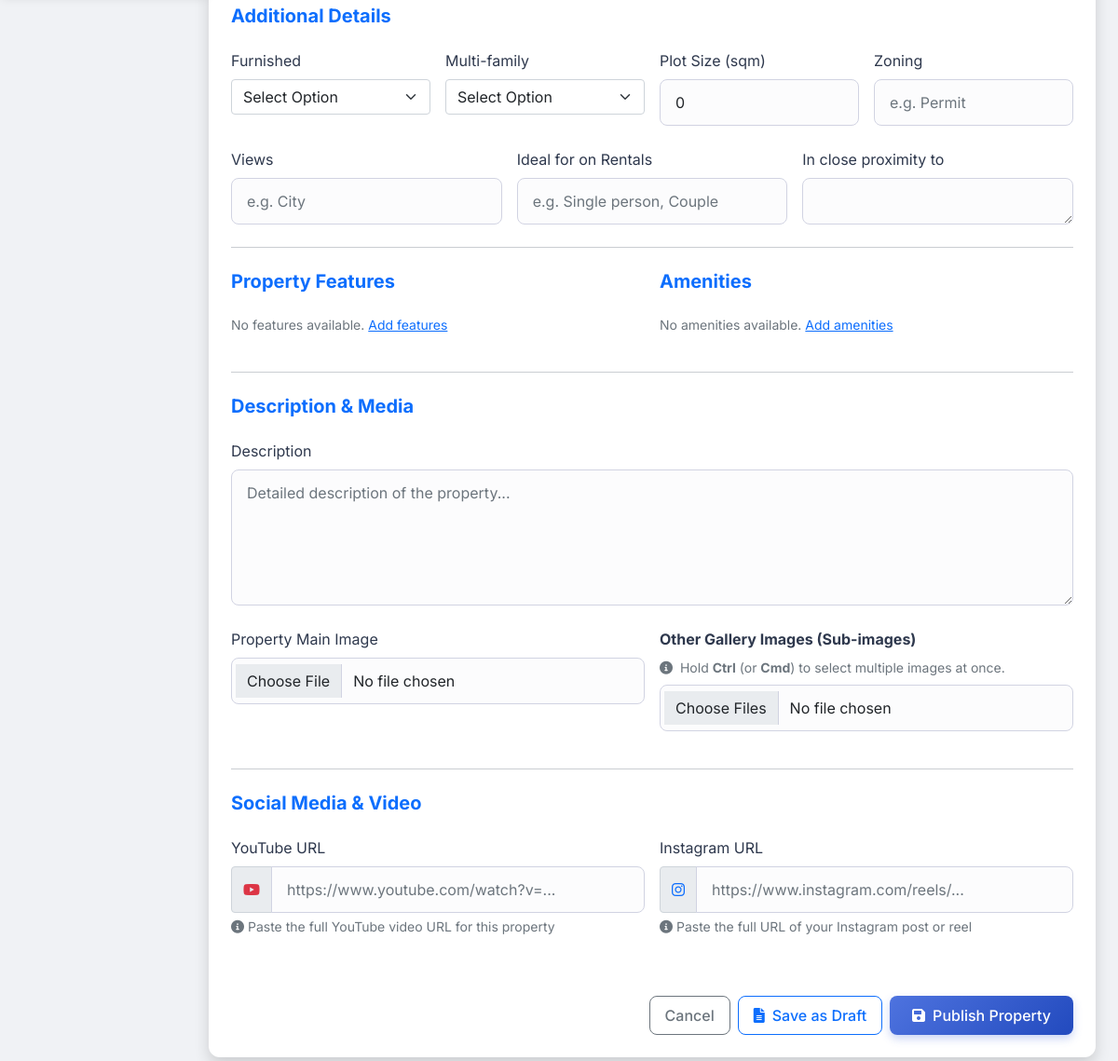
The app's page /admin/property-edit-new.php (signed in, lower part), older data.
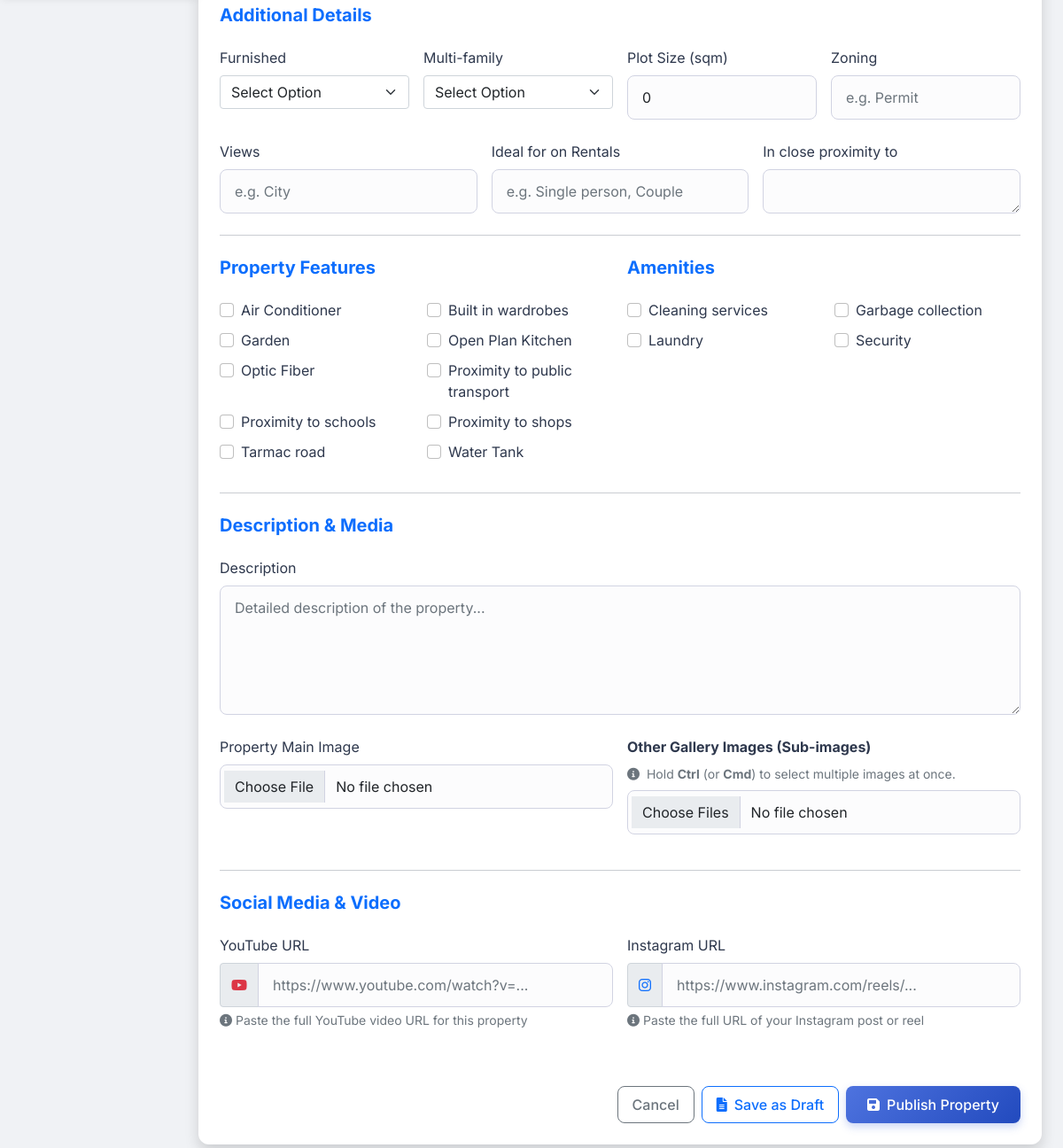
The same page, newer data.
### tables this page shows
CREATE TABLE IF NOT EXISTS `property_features_master` (
  `id` int(11) NOT NULL AUTO_INCREMENT,
  `name` varchar(100) NOT NULL,
  `type` enum('feature','amenity') NOT NULL DEFAULT 'feature',
  `is_active` tinyint(1) DEFAULT 1,
  `created_at` timestamp NOT NULL DEFAULT current_timestamp(),
  `updated_at` timestamp NOT NULL DEFAULT current_timestamp() ON UPDATE current_timestamp(),
  PRIMARY KEY (`id`),
  UNIQUE KEY `unique_name_type` (`name`, `type`)
);

### admin/property-edit-new.php (the view, shortened to what the changed rows need)
<?php
$property = null;
?>
<!DOCTYPE html>
<html lang="en">
<head>
    <?php include 'includes/header.php'; ?>
</head>
<body>
    <div class="container-fluid">
        <div class="row">
            <main class="col-md-9 ms-sm-auto col-lg-10 px-md-4 main-content">
                <div class="card shadow mb-4 fade-in">
                    <div class="card-body p-4">
                        <form method="POST" enctype="multipart/form-data">
                            <div class="row g-3 mb-4">
                                <div class="col-md-6">
                                    <?php
                                    $features = json_decode($property['features'] ?? '[]', true);
                                    global $pdo;
                                    $stmt = $pdo->query("SELECT * FROM property_features_master WHERE type = 'feature' AND is_active = 1 ORDER BY name ASC");
                                    $feature_list = $stmt->fetchAll();
                                    ?>
                                    <div class="row">
                                        <?php if (!empty($feature_list)): ?>
                                            <?php foreach ($feature_list as $feature): ?>
                                                <div class="col-md-6 mb-2">
                                                    <div class="form-check">
                                                        <input class="form-check-input" type="checkbox" name="features[]" value="<?php echo htmlspecialchars($feature['name']); ?>" id="feat_<?php echo $feature['id']; ?>" <?php echo in_array($feature['name'], $features) ? 'checked' : ''; ?>>
                                                        <label class="form-check-label" for="feat_<?php echo $feature['id']; ?>">
                                                            <?php echo htmlspecialchars($feature['name']); ?>
                                                        </label>
                                                    </div>
                                                </div>
                                            <?php endforeach; ?>
                                        <?php else: ?>
                                            <p class="text-muted small">No features available. <a href="manage-features.php">Add features</a></p>
                                        <?php endif; ?>
                                    </div>
                                </div>
                                <div class="col-md-6">
                                    <?php
                                    $amenities = json_decode($property['amenities'] ?? '[]', true);
                                    global $pdo;
                                    $stmt = $pdo->query("SELECT * FROM property_features_master WHERE type = 'amenity' AND is_active = 1 ORDER BY name ASC");
                                    $amenity_list = $stmt->fetchAll();
                                    ?>
                                    <div class="row">
                                        <?php if (!empty($amenity_list)): ?>
                                            <?php foreach ($amenity_list as $amenity): ?>
                                                <div class="col-md-6 mb-2">
                                                    <div class="form-check">
                                                        <input class="form-check-input" type="checkbox" name="amenities[]" value="<?php echo htmlspecialchars($amenity['name']); ?>" id="amen_<?php echo $amenity['id']; ?>" <?php echo in_array($amenity['name'], $amenities) ? 'checked' : ''; ?>>
                                                        <label class="form-check-label" for="amen_<?php echo $amenity['id']; ?>">
                                                            <?php echo htmlspecialchars($amenity['name']); ?>
                                                        </label>
                                                    </div>
                                                </div>
                                            <?php endforeach; ?>
                                        <?php else: ?>
                                            <p class="text-muted small">No amenities available. <a href="manage-features.php">Add amenities</a></p>
                                        <?php endif; ?>
                                    </div>
                                </div>
                            </div>
                        </form>
                    </div>
                </div>
            </main>
        </div>
    </div>
    <?php include 'includes/footer.php'; ?>

Row changes from the older to the newer data that the page shows:
added property_features_master: name "Air Conditioner", shown under "Property Features"
added property_features_master: name "Built in wardrobes", shown under "Property Features"
added property_features_master: name "Garden", shown under "Property Features"
added property_features_master: name "Open Plan Kitchen", shown under "Property Features"
added property_features_master: name "Optic Fiber", shown under "Property Features"
added property_features_master: name "Proximity to public transport", shown under "Property Features"
added property_features_master: name "Proximity to schools", shown under "Property Features"
added property_features_master: name "Proximity to shops", shown under "Property Features"
added property_features_master: name "Tarmac road", shown under "Property Features"
added property_features_master: name "Water Tank", shown under "Property Features"
added property_features_master: name "Cleaning services", shown under "Amenities"
added property_features_master: name "Garbage collection", shown under "Amenities"
added property_features_master: name "Laundry", shown under "Amenities"
added property_features_master: name "Security", shown under "Amenities"
Text that changed along with them:
text no longer shown: "No features available. Add features No amenities available. Add amenities"
